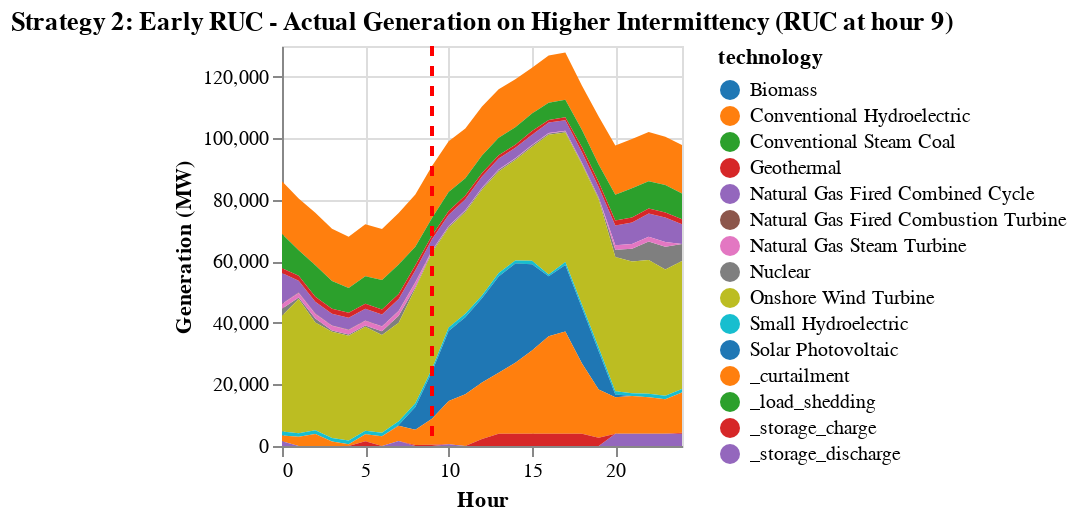

Notebook source saved alongside this figure:
### Code cell
# Visual comparison - Early RUC (hour 9) - Higher Intermittency
plot_actual_ruc_generation(
    ruc_early_actual_high,
    initial_time,
    recommit_time_early_high,
    gen_df,
    zone_dict,
    "Strategy 2: Early RUC - Actual Generation on Higher Intermittency"
);

### Figure 1 — Vega specification as saved in the notebook (floating-point values rounded to 4 significant figures; data arrays with more than 128 entries replaced by an {"elided": "..."} marker saying what was removed)
{"$schema": "https://vega.github.io/schema/vega/v5.json", "axes": [{"aria": false, "domain": false, "grid": true, "gridScale": "y", "labels": false, "maxExtent": 0, "minExtent": 0, "orient": "bottom", "scale": "x", "tickCount": {"signal": "ceil(width/40)"}, "ticks": false, "zindex": 0}, {"aria": false, "domain": false, "grid": true, "gridScale": "x", "labels": false, "maxExtent": 0, "minExtent": 0, "orient": "left", "scale": "y", "tickCount": {"signal": "ceil(height/40)"}, "ticks": false, "zindex": 0}, {"grid": false, "labelFlush": true, "labelOverlap": true, "orient": "bottom", "scale": "x", "tickCount": {"signal": "ceil(width/40)"}, "title": "Hour", "zindex": 0}, {"grid": false, "labelOverlap": true, "orient": "left", "scale": "y", "tickCount": {"signal": "ceil(height/40)"}, "title": "Generation (MW)", "zindex": 0}], "background": "white", "data": [{"name": "source_0", "values": {"elided": "375 records"}}, {"name": "data_0", "source": "source_0", "transform": [{"as": "hour", "expr": "toNumber(datum[\"hour\"])", "type": "formula"}]}, {"name": "data_1", "source": "data_0", "transform": [{"field": "gen_sum", "groupby": ["technology"], "key": "hour", "method": "value", "type": "impute", "value": 0}, {"as": ["gen_sum_start", "gen_sum_end"], "field": "gen_sum", "groupby": ["hour"], "offset": "zero", "sort": {"field": ["technology"], "order": ["descending"]}, "type": "stack"}]}], "height": 200, "legends": [{"fill": "color", "symbolType": "circle", "title": "technology"}], "marks": [{"encode": {"update": {"height": {"field": {"group": "height"}}, "width": {"field": {"group": "width"}}}}, "from": {"facet": {"data": "data_1", "groupby": ["technology"], "name": "faceted_path_layer_0_main"}}, "marks": [{"encode": {"update": {"defined": {"signal": "isValid(datum[\"hour\"]) && isFinite(+datum[\"hour\"]) && isValid(datum[\"gen_sum\"]) && isFinite(+datum[\"gen_sum\"])"}, "description": {"signal": "\"Hour: \" + (format(datum[\"hour\"], \"\")) + \"; Generation (MW): \" + (format(datum[\"gen_sum\"], \"\")) + \"; technology: \" + (isValid(datum[\"technology\"]) ? datum[\"technology\"] : \"\"+datum[\"technology\"])"}, "fill": {"field": "technology", "scale": "color"}, "orient": {"value": "vertical"}, "x": {"field": "hour", "scale": "x"}, "y": {"field": "gen_sum_end", "scale": "y"}, "y2": {"field": "gen_sum_start", "scale": "y"}}}, "from": {"data": "faceted_path_layer_0_main"}, "name": "layer_0_marks", "sort": {"field": "datum[\"hour\"]"}, "style": ["area"], "type": "area"}], "name": "layer_0_pathgroup", "type": "group"}, {"encode": {"update": {"stroke": {"value": "red"}, "strokeDash": {"value": [5, 5]}, "strokeWidth": {"value": 2}, "x": {"scale": "x", "value": 9}, "y": {"value": 0}, "y2": {"field": {"group": "height"}}}}, "from": {"data": "data_0"}, "name": "layer_1_marks", "style": ["rule"], "type": "rule"}], "padding": 5, "scales": [{"domain": {"fields": [{"data": "data_1", "field": "hour"}, [9]]}, "name": "x", "nice": true, "range": [0, {"signal": "width"}], "type": "linear", "zero": false}, {"domain": {"data": "data_1", "fields": ["gen_sum_start", "gen_sum_end"]}, "name": "y", "nice": true, "range": [{"signal": "height"}, 0], "type": "linear", "zero": true}, {"domain": {"data": "data_1", "field": "technology", "sort": true}, "name": "color", "range": {"scheme": "category10"}, "type": "ordinal"}], "style": "cell", "title": {"frame": "group", "text": "Strategy 2: Early RUC - Actual Generation on Higher Intermittency (RUC at hour 9)"}, "width": 200}
